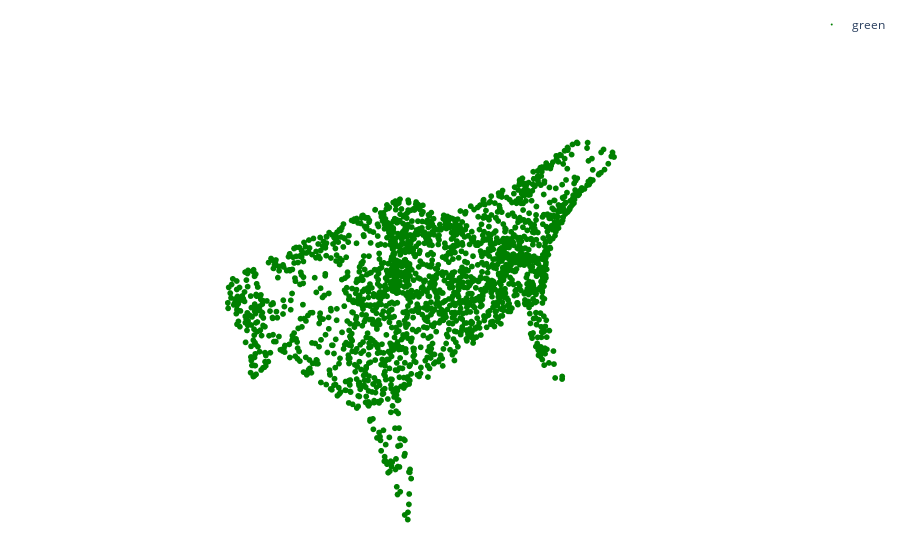

Write notebook code for a chart like this one.
### Code cell
pix3D_dataset = [
    'Pix3D:chair:0132',
    'Pix3D:chair:1582',
    'Pix3D:sofa:0912',
    'Pix3D:table:0777',
    'Pix3D:table:1665',
    'Pix3D:sofa:0909',
]

# datadir = '/run/media/insane/My 4TB 2/Big Data/MPSE/Data/pix3d/' # pix3d
# datadir = '/run/media/insane/My 4TB 2/Big Data/MPSE/Data/ShapeNetCore/ShapeNetCore.v2' # shapenet
datadir = None # modelnet

# dataset = "ShapeNet:airplane:4b4fd540cab0cdf3f38bce64a8733419"
dataset = "ModelNet10:chair:0003"
# dataset = pix3D_dataset[1]
# dataset = "ShapeNet:chair:bf91d0169eae3bfdd810b14a81e12eca"

points = get_dataset_points(dataset, datadir=datadir, n_points=2048, normalize=True)

plot_3D_paper([apply_transformation(points, getRotationMatrix(0, 'y'))]).show()

### Figure 1 — Plotly figure (JSON) as saved in the notebook; plotly's stock layout.template omitted (floating-point values rounded to 4 significant figures; data arrays with more than 128 entries replaced by an {"elided": "..."} marker saying what was removed)
{"data": [{"legendgroup": "green", "marker": {"color": "green", "colorscale": [[0, "#ff0000"], [0.1111, "#ffa700"], [0.2222, "#afff00"], [0.3333, "#08ff00"], [0.4444, "#00ff9f"], [0.5556, "#00b7ff"], [0.6667, "#0010ff"], [0.7778, "#9700ff"], [0.8889, "#ff00bf"], [1, "#ff0000"]], "opacity": 1, "size": 2, "symbol": "circle"}, "mode": "markers", "name": "green", "showlegend": true, "type": "scatter3d", "x": {"elided": "2048 float values"}, "y": {"elided": "2048 float values"}, "z": {"elided": "2048 float values"}}], "layout": {"margin": {"b": 10, "l": 10, "r": 10, "t": 10}, "scene": {"xaxis": {"visible": false}, "yaxis": {"visible": false}, "zaxis": {"visible": false}}}}
